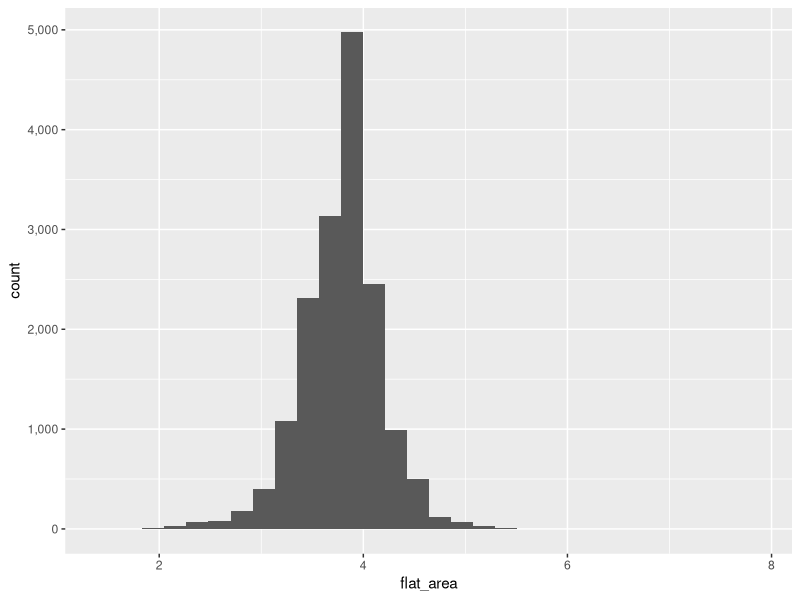
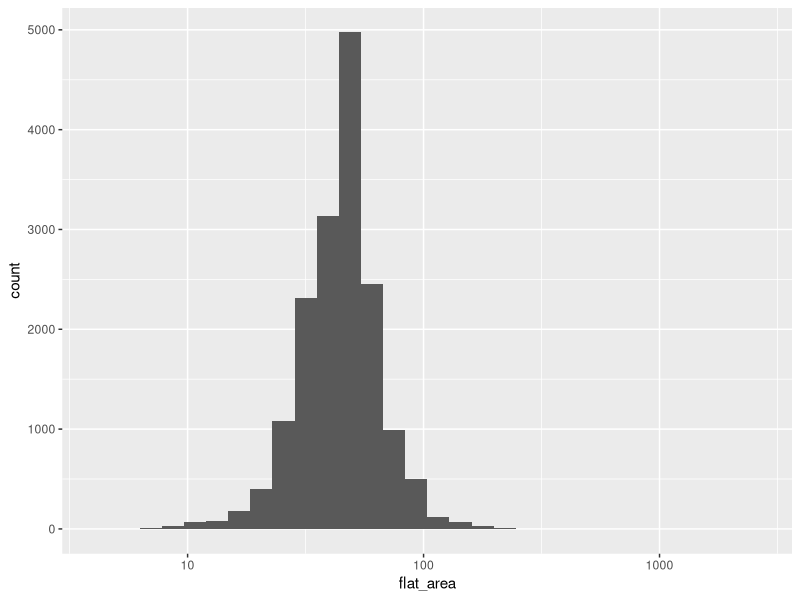
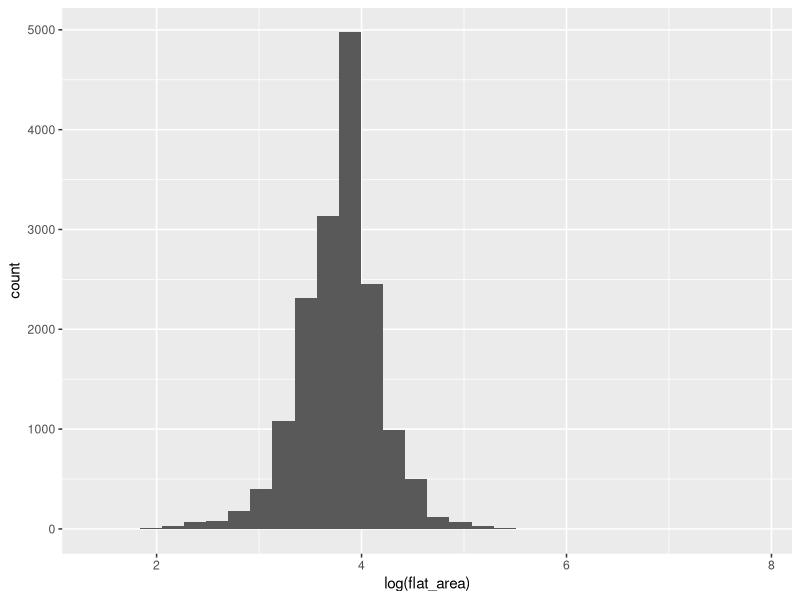
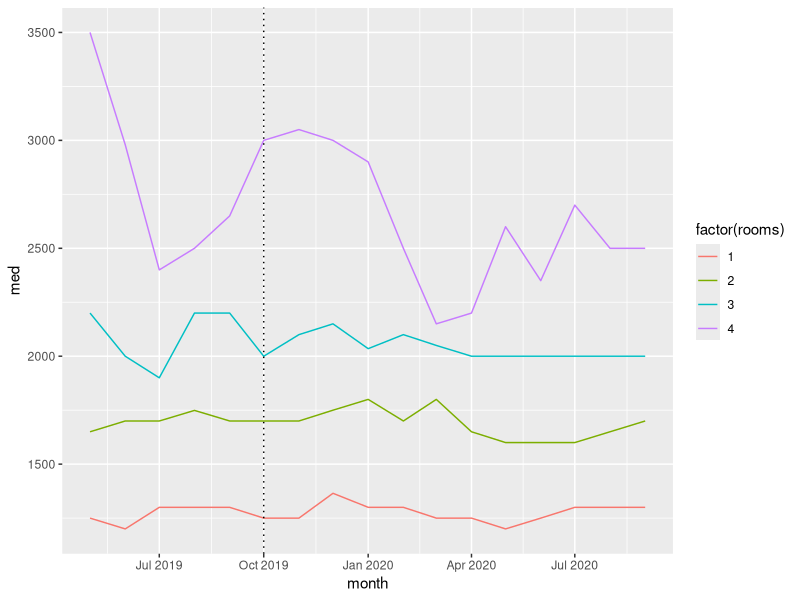
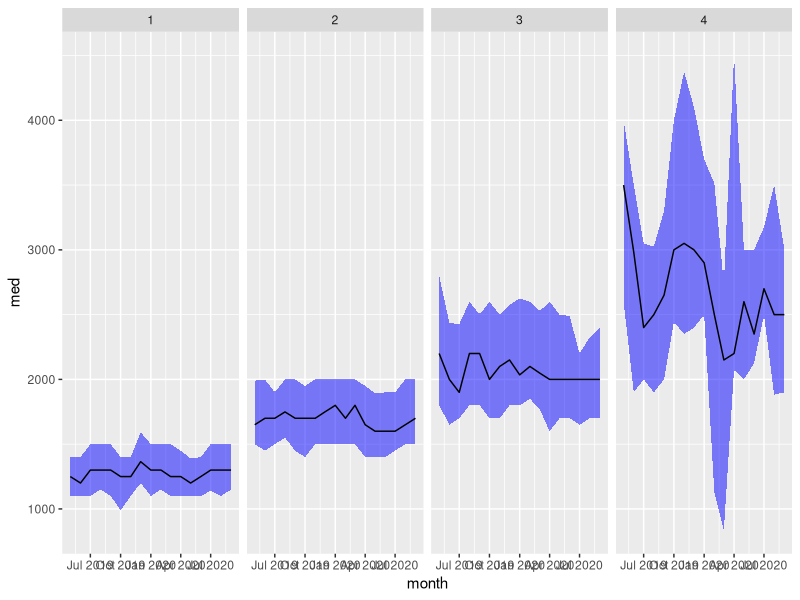

Source code (R) for these figures, in order:
## ---- chunk 1
library(readxl)
library(scales)
library(ggrepel)
library(lubridate)
library(tidyverse)
## ---- chunk 2
rent <- read_excel("../data-raw/rent-poznan.xlsx")
head(rent)
## ---- chunk 3
scale_x_log <- function(...) {
  scale_x_continuous(..., 
                     trans = scales::log_trans(), 
                     breaks = trans_breaks("log", function(x) exp(x)), 
                     labels = trans_format("log", function(x) x))
  }

## ---- chunk 4
ggplot(data = rent, aes(x = flat_area)) + 
  geom_histogram() + 
  scale_x_log() +
  scale_y_continuous(labels = scales::comma_format())

ggplot(data = rent, aes(x = flat_area)) + 
  geom_histogram() + 
  scale_x_log10()

ggplot(data = rent, aes(x = log(flat_area))) +
  geom_histogram() 
## ---- chunk 5
rent %>%
  group_by(month = lubridate::floor_date(as.Date(date_modif), "month", week_start = 1),
           rooms = ifelse(flat_rooms <= 3, flat_rooms, 4)) %>%
  summarise(med = median(price),
            n  = n()) %>%
  ggplot(data = ., aes(x = month, y = med, color = factor(rooms))) + 
  geom_line() +
  geom_vline(xintercept = as.Date("2019-10-01"), linetype = "dotted", color = "black")
## ---- chunk 6
rent %>%
  group_by(month = lubridate::floor_date(date_modif, "month", week_start = 1),
           rooms = ifelse(flat_rooms <= 3, flat_rooms, 4)) %>%
  summarise(med = median(price),
            q1 = quantile(price, 0.25),
            q3 = quantile(price, 0.75),
            n  = n()) %>%
  ggplot(data = ., aes(x = month, y = med, ymin = q1, ymax = q3)) + 
  geom_ribbon(alpha = 0.5, fill = "blue") +
  geom_line()  +
  facet_wrap(~rooms, ncol = 4)
